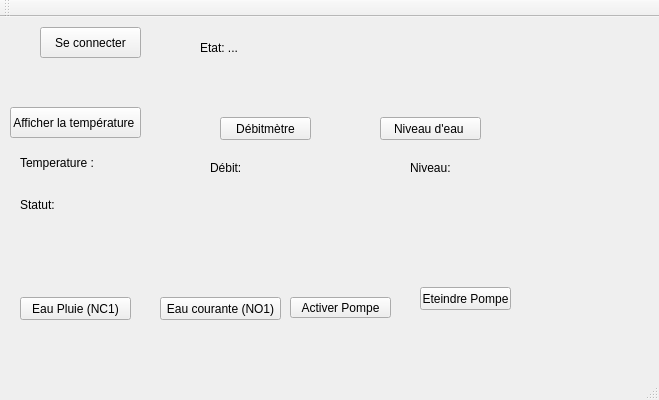
<?xml version="1.0" encoding="UTF-8"?>
<ui version="4.0">
 <class>ProjetSerreClass</class>
 <widget class="QMainWindow" name="ProjetSerreClass">
  <property name="geometry">
   <rect>
    <x>0</x>
    <y>0</y>
    <width>659</width>
    <height>400</height>
   </rect>
  </property>
  <property name="windowTitle">
   <string>ProjetSerre</string>
  </property>
  <widget class="QWidget" name="centralWidget">
   <widget class="QPushButton" name="BtnConnexion">
    <property name="geometry">
     <rect>
      <x>40</x>
      <y>10</y>
      <width>101</width>
      <height>31</height>
     </rect>
    </property>
    <property name="text">
     <string>Se connecter</string>
    </property>
   </widget>
   <widget class="QPushButton" name="BtnTemperature">
    <property name="geometry">
     <rect>
      <x>10</x>
      <y>90</y>
      <width>131</width>
      <height>31</height>
     </rect>
    </property>
    <property name="text">
     <string>Afficher la température </string>
    </property>
   </widget>
   <widget class="QLabel" name="labelConnexion">
    <property name="geometry">
     <rect>
      <x>200</x>
      <y>20</y>
      <width>131</width>
      <height>21</height>
     </rect>
    </property>
    <property name="text">
     <string>Etat: ...</string>
    </property>
   </widget>
   <widget class="QLabel" name="labelTemperature">
    <property name="geometry">
     <rect>
      <x>20</x>
      <y>130</y>
      <width>151</width>
      <height>31</height>
     </rect>
    </property>
    <property name="text">
     <string>Temperature : </string>
    </property>
   </widget>
   <widget class="QLabel" name="labelStatus">
    <property name="geometry">
     <rect>
      <x>20</x>
      <y>180</y>
      <width>161</width>
      <height>16</height>
     </rect>
    </property>
    <property name="text">
     <string>Statut: </string>
    </property>
   </widget>
   <widget class="QPushButton" name="BtnEPluie">
    <property name="geometry">
     <rect>
      <x>20</x>
      <y>280</y>
      <width>111</width>
      <height>23</height>
     </rect>
    </property>
    <property name="text">
     <string>Eau Pluie (NC1)</string>
    </property>
   </widget>
   <widget class="QPushButton" name="BtnECourante">
    <property name="geometry">
     <rect>
      <x>160</x>
      <y>280</y>
      <width>121</width>
      <height>23</height>
     </rect>
    </property>
    <property name="text">
     <string>Eau courante (NO1)</string>
    </property>
   </widget>
   <widget class="QPushButton" name="BtnPompeOn">
    <property name="geometry">
     <rect>
      <x>290</x>
      <y>280</y>
      <width>101</width>
      <height>21</height>
     </rect>
    </property>
    <property name="text">
     <string>Activer Pompe</string>
    </property>
   </widget>
   <widget class="QPushButton" name="BtnPompeOff">
    <property name="geometry">
     <rect>
      <x>420</x>
      <y>270</y>
      <width>91</width>
      <height>23</height>
     </rect>
    </property>
    <property name="text">
     <string>Eteindre Pompe</string>
    </property>
   </widget>
   <widget class="QPushButton" name="BtnDebit">
    <property name="geometry">
     <rect>
      <x>220</x>
      <y>100</y>
      <width>91</width>
      <height>23</height>
     </rect>
    </property>
    <property name="text">
     <string>Débitmètre</string>
    </property>
   </widget>
   <widget class="QPushButton" name="BtnNiveau">
    <property name="geometry">
     <rect>
      <x>380</x>
      <y>100</y>
      <width>101</width>
      <height>23</height>
     </rect>
    </property>
    <property name="text">
     <string>Niveau d'eau </string>
    </property>
   </widget>
   <widget class="QLabel" name="labelNiveau">
    <property name="geometry">
     <rect>
      <x>410</x>
      <y>140</y>
      <width>121</width>
      <height>21</height>
     </rect>
    </property>
    <property name="text">
     <string>Niveau: </string>
    </property>
   </widget>
   <widget class="QLabel" name="labelDebit">
    <property name="geometry">
     <rect>
      <x>210</x>
      <y>140</y>
      <width>131</width>
      <height>21</height>
     </rect>
    </property>
    <property name="text">
     <string>Débit: </string>
    </property>
   </widget>
  </widget>
  <widget class="QMenuBar" name="menuBar">
   <property name="geometry">
    <rect>
     <x>0</x>
     <y>0</y>
     <width>659</width>
     <height>21</height>
    </rect>
   </property>
  </widget>
  <widget class="QToolBar" name="mainToolBar">
   <attribute name="toolBarArea">
    <enum>TopToolBarArea</enum>
   </attribute>
   <attribute name="toolBarBreak">
    <bool>false</bool>
   </attribute>
  </widget>
  <widget class="QStatusBar" name="statusBar"/>
 </widget>
 <layoutdefault spacing="6" margin="11"/>
 <resources>
  <include location="ProjetSerre.qrc"/>
 </resources>
 <connections>
  <connection>
   <sender>BtnConnexion</sender>
   <signal>clicked()</signal>
   <receiver>ProjetSerreClass</receiver>
   <slot>onConnectButtonClicked()</slot>
   <hints>
    <hint type="sourcelabel">
     <x>160</x>
     <y>84</y>
    </hint>
    <hint type="destinationlabel">
     <x>329</x>
     <y>199</y>
    </hint>
   </hints>
  </connection>
  <connection>
   <sender>BtnTemperature</sender>
   <signal>clicked()</signal>
   <receiver>ProjetSerreClass</receiver>
   <slot>onDisplayTemperatureClicked()</slot>
   <hints>
    <hint type="sourcelabel">
     <x>185</x>
     <y>158</y>
    </hint>
    <hint type="destinationlabel">
     <x>329</x>
     <y>199</y>
    </hint>
   </hints>
  </connection>
  <connection>
   <sender>BtnECourante</sender>
   <signal>clicked()</signal>
   <receiver>ProjetSerreClass</receiver>
   <slot>onRelayOnClicked()</slot>
   <hints>
    <hint type="sourcelabel">
     <x>415</x>
     <y>254</y>
    </hint>
    <hint type="destinationlabel">
     <x>329</x>
     <y>199</y>
    </hint>
   </hints>
  </connection>
  <connection>
   <sender>BtnEPluie</sender>
   <signal>clicked()</signal>
   <receiver>ProjetSerreClass</receiver>
   <slot>onRelayOffClicked()</slot>
   <hints>
    <hint type="sourcelabel">
     <x>190</x>
     <y>254</y>
    </hint>
    <hint type="destinationlabel">
     <x>329</x>
     <y>199</y>
    </hint>
   </hints>
  </connection>
  <connection>
   <sender>BtnPompeOn</sender>
   <signal>clicked()</signal>
   <receiver>ProjetSerreClass</receiver>
   <slot>activatePompe()</slot>
   <hints>
    <hint type="sourcelabel">
     <x>310</x>
     <y>303</y>
    </hint>
    <hint type="destinationlabel">
     <x>329</x>
     <y>199</y>
    </hint>
   </hints>
  </connection>
  <connection>
   <sender>BtnPompeOff</sender>
   <signal>clicked(bool)</signal>
   <receiver>ProjetSerreClass</receiver>
   <slot>EteindrePompe()</slot>
   <hints>
    <hint type="sourcelabel">
     <x>460</x>
     <y>304</y>
    </hint>
    <hint type="destinationlabel">
     <x>329</x>
     <y>199</y>
    </hint>
   </hints>
  </connection>
  <connection>
   <sender>BtnNiveau</sender>
   <signal>clicked()</signal>
   <receiver>ProjetSerreClass</receiver>
   <slot>onGetLevelClicked()</slot>
   <hints>
    <hint type="sourcelabel">
     <x>430</x>
     <y>144</y>
    </hint>
    <hint type="destinationlabel">
     <x>329</x>
     <y>199</y>
    </hint>
   </hints>
  </connection>
  <connection>
   <sender>BtnDebit</sender>
   <signal>clicked()</signal>
   <receiver>ProjetSerreClass</receiver>
   <slot>onDisplayDebitClicked()</slot>
   <hints>
    <hint type="sourcelabel">
     <x>265</x>
     <y>144</y>
    </hint>
    <hint type="destinationlabel">
     <x>329</x>
     <y>199</y>
    </hint>
   </hints>
  </connection>
 </connections>
 <slots>
  <slot>onConnectButtonClicked()</slot>
  <slot>onDisplayTemperatureClicked()</slot>
  <slot>onRelayOnClicked()</slot>
  <slot>onRelayOffClicked()</slot>
  <slot>activatePompe()</slot>
  <slot>EteindrePompe()</slot>
  <slot>onGetLevelClicked()</slot>
  <slot>onDisplayDebitClicked()</slot>
 </slots>
</ui>
